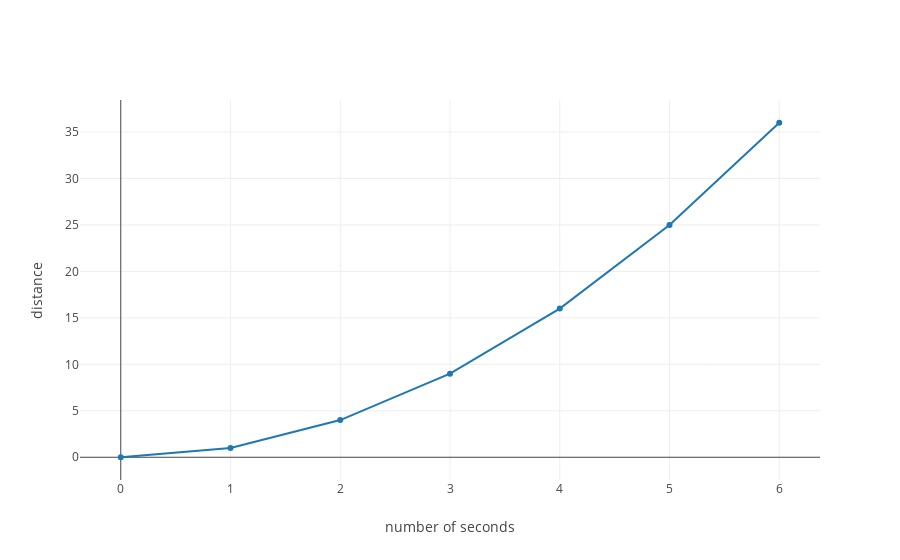

The notebook cell this image was saved under:
### Code cell
import plotly
from plotly.offline import iplot, init_notebook_mode
from graph import plot

x_squared = [(1, 2)]

six_seconds = list(range(0, 7))
x_squared_outputs = list(map(lambda number: output_at(x_squared, number), six_seconds))
trace_x_squared = trace_values(six_seconds, x_squared_outputs, mode = 'line')
layout = build_layout(x_axis = {'title': 'number of seconds'}, y_axis = {'title': 'distance'})
plot([trace_x_squared], layout)

### Figure 1 — Plotly figure (JSON) as saved in the notebook; plotly's stock layout.template omitted (floating-point values rounded to 4 significant figures)
{"data": [{"mode": "line", "name": "data", "text": [], "x": [0, 1, 2, 3, 4, 5, 6], "y": [0, 1, 4, 9, 16, 25, 36]}], "layout": {"xaxis": {"title": "number of seconds"}, "yaxis": {"title": "distance"}}}
